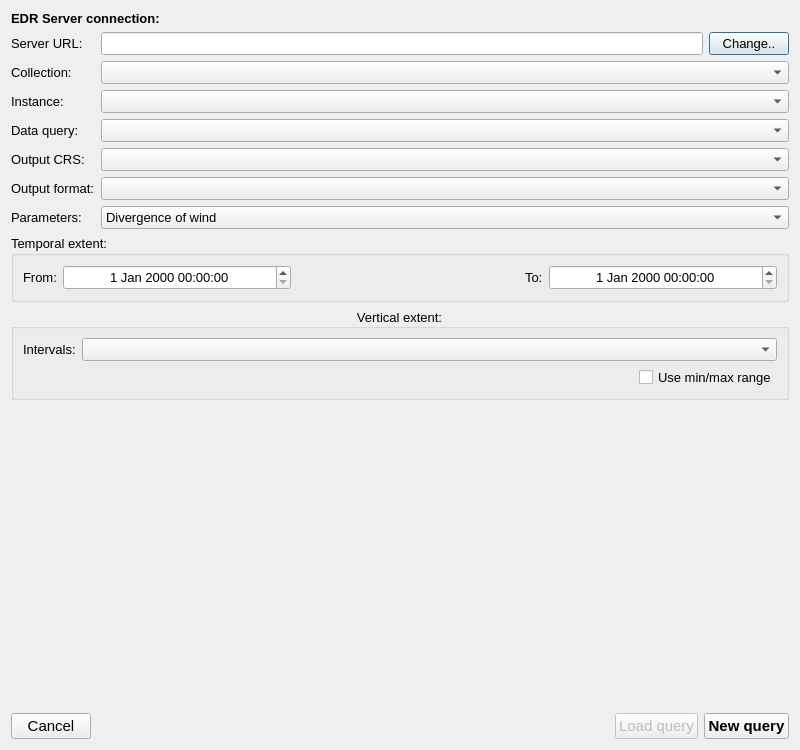
<?xml version="1.0" encoding="UTF-8"?>
<ui version="4.0">
 <class>Dialog</class>
 <widget class="QDialog" name="Dialog">
  <property name="geometry">
   <rect>
    <x>0</x>
    <y>0</y>
    <width>800</width>
    <height>750</height>
   </rect>
  </property>
  <property name="windowTitle">
   <string>Environments Data Retrieval</string>
  </property>
  <layout class="QGridLayout" name="gridLayout">
   <item row="11" column="1">
    <widget class="QComboBox" name="format_cbo">
     <property name="font">
      <font>
       <pointsize>10</pointsize>
      </font>
     </property>
    </widget>
   </item>
   <item row="3" column="1">
    <layout class="QHBoxLayout" name="horizontalLayout_2">
     <property name="bottomMargin">
      <number>0</number>
     </property>
     <item>
      <widget class="QLineEdit" name="server_url_le">
       <property name="font">
        <font>
         <pointsize>10</pointsize>
        </font>
       </property>
       <property name="readOnly">
        <bool>true</bool>
       </property>
      </widget>
     </item>
     <item>
      <widget class="QPushButton" name="change_serve_pb">
       <property name="font">
        <font>
         <pointsize>10</pointsize>
        </font>
       </property>
       <property name="text">
        <string>Change..</string>
       </property>
      </widget>
     </item>
    </layout>
   </item>
   <item row="13" column="0" colspan="2">
    <widget class="QgsCollapsibleGroupBox" name="temporal_grp">
     <property name="enabled">
      <bool>true</bool>
     </property>
     <property name="font">
      <font>
       <pointsize>10</pointsize>
      </font>
     </property>
     <property name="title">
      <string>Temporal extent:</string>
     </property>
     <layout class="QGridLayout" name="gridLayout_2">
      <item row="0" column="1">
       <widget class="QgsDateTimeEdit" name="from_datetime">
        <property name="sizePolicy">
         <sizepolicy hsizetype="MinimumExpanding" vsizetype="Fixed">
          <horstretch>0</horstretch>
          <verstretch>0</verstretch>
         </sizepolicy>
        </property>
        <property name="minimumSize">
         <size>
          <width>0</width>
          <height>25</height>
         </size>
        </property>
        <property name="font">
         <font>
          <pointsize>10</pointsize>
         </font>
        </property>
        <property name="alignment">
         <set>Qt::AlignCenter</set>
        </property>
       </widget>
      </item>
      <item row="0" column="3">
       <widget class="QLabel" name="to_label">
        <property name="font">
         <font>
          <pointsize>10</pointsize>
         </font>
        </property>
        <property name="text">
         <string>To:</string>
        </property>
       </widget>
      </item>
      <item row="0" column="0">
       <widget class="QLabel" name="from_label">
        <property name="font">
         <font>
          <pointsize>10</pointsize>
         </font>
        </property>
        <property name="text">
         <string>From:</string>
        </property>
       </widget>
      </item>
      <item row="0" column="4">
       <widget class="QgsDateTimeEdit" name="to_datetime">
        <property name="sizePolicy">
         <sizepolicy hsizetype="MinimumExpanding" vsizetype="Fixed">
          <horstretch>0</horstretch>
          <verstretch>0</verstretch>
         </sizepolicy>
        </property>
        <property name="minimumSize">
         <size>
          <width>0</width>
          <height>25</height>
         </size>
        </property>
        <property name="font">
         <font>
          <pointsize>10</pointsize>
         </font>
        </property>
        <property name="alignment">
         <set>Qt::AlignCenter</set>
        </property>
       </widget>
      </item>
      <item row="0" column="2">
       <spacer name="horizontalSpacer_2">
        <property name="orientation">
         <enum>Qt::Horizontal</enum>
        </property>
        <property name="sizeHint" stdset="0">
         <size>
          <width>40</width>
          <height>20</height>
         </size>
        </property>
       </spacer>
      </item>
     </layout>
    </widget>
   </item>
   <item row="6" column="0">
    <widget class="QLabel" name="collection_label">
     <property name="sizePolicy">
      <sizepolicy hsizetype="Minimum" vsizetype="Preferred">
       <horstretch>0</horstretch>
       <verstretch>0</verstretch>
      </sizepolicy>
     </property>
     <property name="font">
      <font>
       <pointsize>10</pointsize>
      </font>
     </property>
     <property name="text">
      <string>Collection:</string>
     </property>
    </widget>
   </item>
   <item row="6" column="1">
    <widget class="QComboBox" name="collection_cbo">
     <property name="sizePolicy">
      <sizepolicy hsizetype="MinimumExpanding" vsizetype="Fixed">
       <horstretch>0</horstretch>
       <verstretch>0</verstretch>
      </sizepolicy>
     </property>
     <property name="font">
      <font>
       <pointsize>10</pointsize>
      </font>
     </property>
    </widget>
   </item>
   <item row="8" column="1">
    <widget class="QComboBox" name="query_cbo">
     <property name="sizePolicy">
      <sizepolicy hsizetype="Expanding" vsizetype="Fixed">
       <horstretch>0</horstretch>
       <verstretch>0</verstretch>
      </sizepolicy>
     </property>
     <property name="font">
      <font>
       <pointsize>10</pointsize>
      </font>
     </property>
    </widget>
   </item>
   <item row="14" column="0" colspan="2">
    <widget class="QgsCollapsibleGroupBox" name="vertical_grp">
     <property name="font">
      <font>
       <pointsize>10</pointsize>
      </font>
     </property>
     <property name="title">
      <string>Vertical extent:</string>
     </property>
     <property name="alignment">
      <set>Qt::AlignCenter</set>
     </property>
     <layout class="QGridLayout" name="gridLayout_3">
      <item row="0" column="0">
       <widget class="QLabel" name="intervals_label">
        <property name="font">
         <font>
          <pointsize>10</pointsize>
         </font>
        </property>
        <property name="text">
         <string>Intervals:</string>
        </property>
       </widget>
      </item>
      <item row="1" column="3">
       <widget class="QCheckBox" name="use_range_cbox">
        <property name="font">
         <font>
          <pointsize>10</pointsize>
         </font>
        </property>
        <property name="text">
         <string>Use min/max range</string>
        </property>
       </widget>
      </item>
      <item row="1" column="2">
       <spacer name="horizontalSpacer_3">
        <property name="orientation">
         <enum>Qt::Horizontal</enum>
        </property>
        <property name="sizeHint" stdset="0">
         <size>
          <width>40</width>
          <height>20</height>
         </size>
        </property>
       </spacer>
      </item>
      <item row="0" column="2" colspan="2">
       <widget class="QgsCheckableComboBox" name="intervals_cbo">
        <property name="sizePolicy">
         <sizepolicy hsizetype="MinimumExpanding" vsizetype="Fixed">
          <horstretch>0</horstretch>
          <verstretch>0</verstretch>
         </sizepolicy>
        </property>
        <property name="font">
         <font>
          <pointsize>10</pointsize>
         </font>
        </property>
       </widget>
      </item>
     </layout>
    </widget>
   </item>
   <item row="7" column="1">
    <widget class="QComboBox" name="instance_cbo">
     <property name="font">
      <font>
       <pointsize>10</pointsize>
      </font>
     </property>
    </widget>
   </item>
   <item row="15" column="0">
    <spacer name="verticalSpacer">
     <property name="orientation">
      <enum>Qt::Vertical</enum>
     </property>
     <property name="sizeHint" stdset="0">
      <size>
       <width>20</width>
       <height>40</height>
      </size>
     </property>
    </spacer>
   </item>
   <item row="7" column="0">
    <widget class="QLabel" name="instance_label">
     <property name="font">
      <font>
       <pointsize>10</pointsize>
      </font>
     </property>
     <property name="text">
      <string>Instance:</string>
     </property>
    </widget>
   </item>
   <item row="11" column="0">
    <widget class="QLabel" name="format_label">
     <property name="font">
      <font>
       <pointsize>10</pointsize>
      </font>
     </property>
     <property name="text">
      <string>Output format:</string>
     </property>
    </widget>
   </item>
   <item row="10" column="0">
    <widget class="QLabel" name="crs_label">
     <property name="font">
      <font>
       <pointsize>10</pointsize>
      </font>
     </property>
     <property name="text">
      <string>Output CRS:</string>
     </property>
    </widget>
   </item>
   <item row="12" column="1">
    <widget class="QgsCheckableComboBox" name="parameters_cbo">
     <property name="font">
      <font>
       <pointsize>10</pointsize>
      </font>
     </property>
     <item>
      <property name="text">
       <string>Divergence of wind</string>
      </property>
     </item>
     <item>
      <property name="text">
       <string>Geopotential Height</string>
      </property>
     </item>
     <item>
      <property name="text">
       <string>Specific humidity</string>
      </property>
     </item>
     <item>
      <property name="text">
       <string>Relative humidity</string>
      </property>
     </item>
     <item>
      <property name="text">
       <string>Air temperature</string>
      </property>
     </item>
     <item>
      <property name="text">
       <string>U-component of wind</string>
      </property>
     </item>
     <item>
      <property name="text">
       <string>V-component of wind</string>
      </property>
     </item>
     <item>
      <property name="text">
       <string>Relative vorticity</string>
      </property>
     </item>
    </widget>
   </item>
   <item row="0" column="0" colspan="2">
    <widget class="QLabel" name="label_8">
     <property name="font">
      <font>
       <pointsize>10</pointsize>
       <weight>75</weight>
       <bold>true</bold>
      </font>
     </property>
     <property name="text">
      <string>EDR Server connection:</string>
     </property>
    </widget>
   </item>
   <item row="8" column="0">
    <widget class="QLabel" name="query_label">
     <property name="font">
      <font>
       <pointsize>10</pointsize>
      </font>
     </property>
     <property name="text">
      <string>Data query:</string>
     </property>
    </widget>
   </item>
   <item row="10" column="1">
    <widget class="QComboBox" name="crs_cbo">
     <property name="font">
      <font>
       <pointsize>10</pointsize>
      </font>
     </property>
    </widget>
   </item>
   <item row="3" column="0">
    <widget class="QLabel" name="label">
     <property name="font">
      <font>
       <pointsize>10</pointsize>
      </font>
     </property>
     <property name="text">
      <string>Server URL:</string>
     </property>
    </widget>
   </item>
   <item row="12" column="0">
    <widget class="QLabel" name="parameters_label">
     <property name="font">
      <font>
       <pointsize>10</pointsize>
      </font>
     </property>
     <property name="text">
      <string>Parameters:</string>
     </property>
    </widget>
   </item>
   <item row="17" column="0" colspan="2">
    <layout class="QHBoxLayout" name="horizontalLayout">
     <property name="bottomMargin">
      <number>0</number>
     </property>
     <item>
      <widget class="QPushButton" name="cancel_pb">
       <property name="font">
        <font>
         <pointsize>11</pointsize>
        </font>
       </property>
       <property name="text">
        <string>Cancel</string>
       </property>
      </widget>
     </item>
     <item>
      <spacer name="horizontalSpacer">
       <property name="orientation">
        <enum>Qt::Horizontal</enum>
       </property>
       <property name="sizeHint" stdset="0">
        <size>
         <width>40</width>
         <height>20</height>
        </size>
       </property>
      </spacer>
     </item>
     <item>
      <widget class="QPushButton" name="load_pb">
       <property name="enabled">
        <bool>false</bool>
       </property>
       <property name="font">
        <font>
         <pointsize>11</pointsize>
        </font>
       </property>
       <property name="text">
        <string>Load query</string>
       </property>
      </widget>
     </item>
     <item>
      <widget class="QPushButton" name="new_pb">
       <property name="font">
        <font>
         <pointsize>11</pointsize>
         <weight>75</weight>
         <bold>true</bold>
        </font>
       </property>
       <property name="text">
        <string>New query</string>
       </property>
      </widget>
     </item>
    </layout>
   </item>
  </layout>
 </widget>
 <customwidgets>
  <customwidget>
   <class>QgsCheckableComboBox</class>
   <extends>QComboBox</extends>
   <header>qgscheckablecombobox.h</header>
  </customwidget>
  <customwidget>
   <class>QgsCollapsibleGroupBox</class>
   <extends>QGroupBox</extends>
   <header>qgscollapsiblegroupbox.h</header>
   <container>1</container>
  </customwidget>
  <customwidget>
   <class>QgsDateTimeEdit</class>
   <extends>QDateTimeEdit</extends>
   <header>qgsdatetimeedit.h</header>
  </customwidget>
 </customwidgets>
 <resources/>
 <connections/>
</ui>
